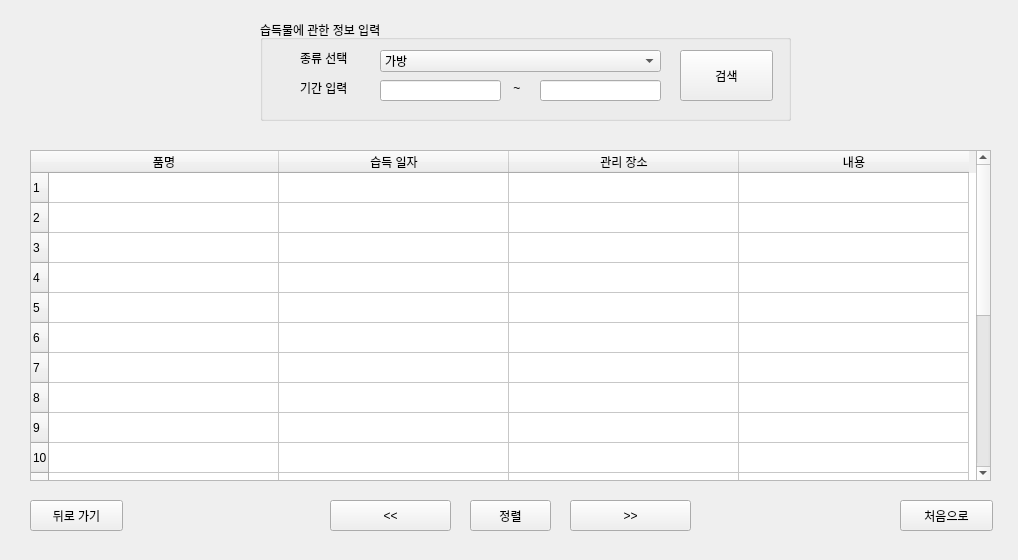
<?xml version="1.0" encoding="UTF-8"?>
<ui version="4.0">
 <class>Form</class>
 <widget class="QWidget" name="Form">
  <property name="geometry">
   <rect>
    <x>0</x>
    <y>0</y>
    <width>1018</width>
    <height>560</height>
   </rect>
  </property>
  <property name="windowTitle">
   <string>종류 기반 습득물 검색</string>
  </property>
  <widget class="QPushButton" name="pushButton_4">
   <property name="geometry">
    <rect>
     <x>330</x>
     <y>500</y>
     <width>121</width>
     <height>31</height>
    </rect>
   </property>
   <property name="text">
    <string>&lt;&lt;</string>
   </property>
  </widget>
  <widget class="QPushButton" name="pushButton_5">
   <property name="geometry">
    <rect>
     <x>30</x>
     <y>500</y>
     <width>93</width>
     <height>31</height>
    </rect>
   </property>
   <property name="text">
    <string>뒤로 가기</string>
   </property>
  </widget>
  <widget class="QTableWidget" name="tableWidget">
   <property name="geometry">
    <rect>
     <x>30</x>
     <y>150</y>
     <width>961</width>
     <height>331</height>
    </rect>
   </property>
   <attribute name="horizontalHeaderDefaultSectionSize">
    <number>230</number>
   </attribute>
   <row>
    <property name="text">
     <string>1</string>
    </property>
   </row>
   <row>
    <property name="text">
     <string>2</string>
    </property>
   </row>
   <row>
    <property name="text">
     <string>3</string>
    </property>
   </row>
   <row>
    <property name="text">
     <string>4</string>
    </property>
   </row>
   <row>
    <property name="text">
     <string>5</string>
    </property>
   </row>
   <row>
    <property name="text">
     <string>6</string>
    </property>
   </row>
   <row>
    <property name="text">
     <string>7</string>
    </property>
   </row>
   <row>
    <property name="text">
     <string>8</string>
    </property>
   </row>
   <row>
    <property name="text">
     <string>9</string>
    </property>
   </row>
   <row>
    <property name="text">
     <string>10</string>
    </property>
   </row>
   <row>
    <property name="text">
     <string>11</string>
    </property>
   </row>
   <row>
    <property name="text">
     <string>12</string>
    </property>
   </row>
   <row>
    <property name="text">
     <string>13</string>
    </property>
   </row>
   <row>
    <property name="text">
     <string>14</string>
    </property>
   </row>
   <row>
    <property name="text">
     <string>15</string>
    </property>
   </row>
   <row>
    <property name="text">
     <string>16</string>
    </property>
   </row>
   <row>
    <property name="text">
     <string>17</string>
    </property>
   </row>
   <row>
    <property name="text">
     <string>18</string>
    </property>
   </row>
   <row>
    <property name="text">
     <string>19</string>
    </property>
   </row>
   <row>
    <property name="text">
     <string>20</string>
    </property>
   </row>
   <column>
    <property name="text">
     <string>품명</string>
    </property>
   </column>
   <column>
    <property name="text">
     <string>습득 일자</string>
    </property>
   </column>
   <column>
    <property name="text">
     <string>관리 장소</string>
    </property>
   </column>
   <column>
    <property name="text">
     <string>내용</string>
    </property>
   </column>
  </widget>
  <widget class="QPushButton" name="pushButton_3">
   <property name="geometry">
    <rect>
     <x>570</x>
     <y>500</y>
     <width>121</width>
     <height>31</height>
    </rect>
   </property>
   <property name="text">
    <string>&gt;&gt;</string>
   </property>
  </widget>
  <widget class="QGroupBox" name="groupBox">
   <property name="geometry">
    <rect>
     <x>260</x>
     <y>20</y>
     <width>531</width>
     <height>101</height>
    </rect>
   </property>
   <property name="title">
    <string>습득물에 관한 정보 입력</string>
   </property>
   <widget class="QLineEdit" name="lineEdit">
    <property name="geometry">
     <rect>
      <x>120</x>
      <y>60</y>
      <width>121</width>
      <height>21</height>
     </rect>
    </property>
   </widget>
   <widget class="QLabel" name="label">
    <property name="geometry">
     <rect>
      <x>40</x>
      <y>30</y>
      <width>64</width>
      <height>15</height>
     </rect>
    </property>
    <property name="text">
     <string>종류 선택</string>
    </property>
   </widget>
   <widget class="QLabel" name="label_2">
    <property name="geometry">
     <rect>
      <x>40</x>
      <y>60</y>
      <width>64</width>
      <height>15</height>
     </rect>
    </property>
    <property name="text">
     <string>기간 입력</string>
    </property>
   </widget>
   <widget class="QPushButton" name="pushButton">
    <property name="geometry">
     <rect>
      <x>420</x>
      <y>30</y>
      <width>93</width>
      <height>51</height>
     </rect>
    </property>
    <property name="text">
     <string>검색</string>
    </property>
   </widget>
   <widget class="QComboBox" name="comboBox">
    <property name="geometry">
     <rect>
      <x>120</x>
      <y>30</y>
      <width>281</width>
      <height>22</height>
     </rect>
    </property>
    <item>
     <property name="text">
      <string>가방</string>
     </property>
    </item>
    <item>
     <property name="text">
      <string>도서용품</string>
     </property>
    </item>
    <item>
     <property name="text">
      <string>사무용품</string>
     </property>
    </item>
    <item>
     <property name="text">
      <string>산업용품</string>
     </property>
    </item>
    <item>
     <property name="text">
      <string>스포츠용품</string>
     </property>
    </item>
    <item>
     <property name="text">
      <string>자동차</string>
     </property>
    </item>
    <item>
     <property name="text">
      <string>전자기기</string>
     </property>
    </item>
    <item>
     <property name="text">
      <string>지갑</string>
     </property>
    </item>
    <item>
     <property name="text">
      <string>컴퓨터</string>
     </property>
    </item>
    <item>
     <property name="text">
      <string>휴대폰</string>
     </property>
    </item>
    <item>
     <property name="text">
      <string>의류</string>
     </property>
    </item>
    <item>
     <property name="text">
      <string>현금</string>
     </property>
    </item>
    <item>
     <property name="text">
      <string>유가증권</string>
     </property>
    </item>
    <item>
     <property name="text">
      <string>증명서</string>
     </property>
    </item>
    <item>
     <property name="text">
      <string>귀금속</string>
     </property>
    </item>
    <item>
     <property name="text">
      <string>카드</string>
     </property>
    </item>
    <item>
     <property name="text">
      <string>쇼핑백</string>
     </property>
    </item>
    <item>
     <property name="text">
      <string>악기</string>
     </property>
    </item>
    <item>
     <property name="text">
      <string>기타물품</string>
     </property>
    </item>
   </widget>
   <widget class="QLineEdit" name="lineEdit_2">
    <property name="geometry">
     <rect>
      <x>280</x>
      <y>60</y>
      <width>121</width>
      <height>21</height>
     </rect>
    </property>
   </widget>
   <widget class="QLabel" name="label_3">
    <property name="geometry">
     <rect>
      <x>250</x>
      <y>60</y>
      <width>31</width>
      <height>16</height>
     </rect>
    </property>
    <property name="text">
     <string> ~</string>
    </property>
   </widget>
  </widget>
  <widget class="QPushButton" name="pushButton_6">
   <property name="geometry">
    <rect>
     <x>900</x>
     <y>500</y>
     <width>93</width>
     <height>31</height>
    </rect>
   </property>
   <property name="text">
    <string>처음으로</string>
   </property>
  </widget>
  <widget class="QPushButton" name="pushButton_2">
   <property name="geometry">
    <rect>
     <x>470</x>
     <y>500</y>
     <width>81</width>
     <height>31</height>
    </rect>
   </property>
   <property name="text">
    <string>정렬</string>
   </property>
  </widget>
 </widget>
 <resources/>
 <connections>
  <connection>
   <sender>pushButton</sender>
   <signal>clicked()</signal>
   <receiver>Form</receiver>
   <slot>founds_kind_search()</slot>
   <hints>
    <hint type="sourcelabel">
     <x>744</x>
     <y>67</y>
    </hint>
    <hint type="destinationlabel">
     <x>840</x>
     <y>67</y>
    </hint>
   </hints>
  </connection>
  <connection>
   <sender>pushButton_5</sender>
   <signal>clicked()</signal>
   <receiver>Form</receiver>
   <slot>click_back()</slot>
   <hints>
    <hint type="sourcelabel">
     <x>95</x>
     <y>521</y>
    </hint>
    <hint type="destinationlabel">
     <x>164</x>
     <y>521</y>
    </hint>
   </hints>
  </connection>
  <connection>
   <sender>pushButton_4</sender>
   <signal>clicked()</signal>
   <receiver>Form</receiver>
   <slot>click_prev()</slot>
   <hints>
    <hint type="sourcelabel">
     <x>445</x>
     <y>523</y>
    </hint>
    <hint type="destinationlabel">
     <x>416</x>
     <y>554</y>
    </hint>
   </hints>
  </connection>
  <connection>
   <sender>pushButton_3</sender>
   <signal>clicked()</signal>
   <receiver>Form</receiver>
   <slot>click_next()</slot>
   <hints>
    <hint type="sourcelabel">
     <x>587</x>
     <y>513</y>
    </hint>
    <hint type="destinationlabel">
     <x>722</x>
     <y>514</y>
    </hint>
   </hints>
  </connection>
  <connection>
   <sender>tableWidget</sender>
   <signal>cellClicked(int,int)</signal>
   <receiver>Form</receiver>
   <slot>founds_print_detail(int,int)</slot>
   <hints>
    <hint type="sourcelabel">
     <x>185</x>
     <y>242</y>
    </hint>
    <hint type="destinationlabel">
     <x>136</x>
     <y>90</y>
    </hint>
   </hints>
  </connection>
  <connection>
   <sender>pushButton_6</sender>
   <signal>clicked()</signal>
   <receiver>Form</receiver>
   <slot>return_to_main()</slot>
   <hints>
    <hint type="sourcelabel">
     <x>914</x>
     <y>513</y>
    </hint>
    <hint type="destinationlabel">
     <x>858</x>
     <y>518</y>
    </hint>
   </hints>
  </connection>
  <connection>
   <sender>pushButton_2</sender>
   <signal>clicked()</signal>
   <receiver>Form</receiver>
   <slot>click_sort()</slot>
   <hints>
    <hint type="sourcelabel">
     <x>505</x>
     <y>523</y>
    </hint>
    <hint type="destinationlabel">
     <x>507</x>
     <y>542</y>
    </hint>
   </hints>
  </connection>
 </connections>
 <slots>
  <slot>founds_kind_search()</slot>
  <slot>click_back()</slot>
  <slot>click_prev()</slot>
  <slot>click_next()</slot>
  <slot>founds_print_detail(int,int)</slot>
  <slot>return_to_main()</slot>
  <slot>click_sort()</slot>
 </slots>
</ui>
